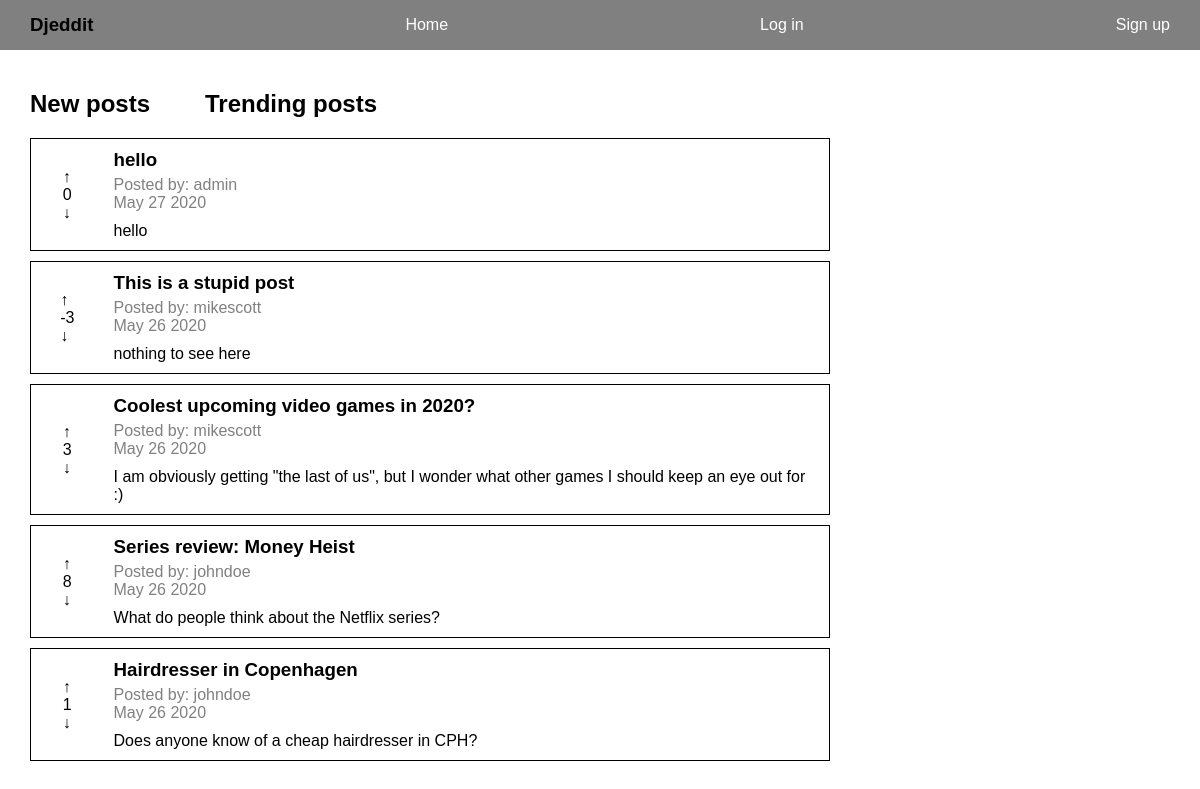
The page /reddit/ on the database as committed earlier.
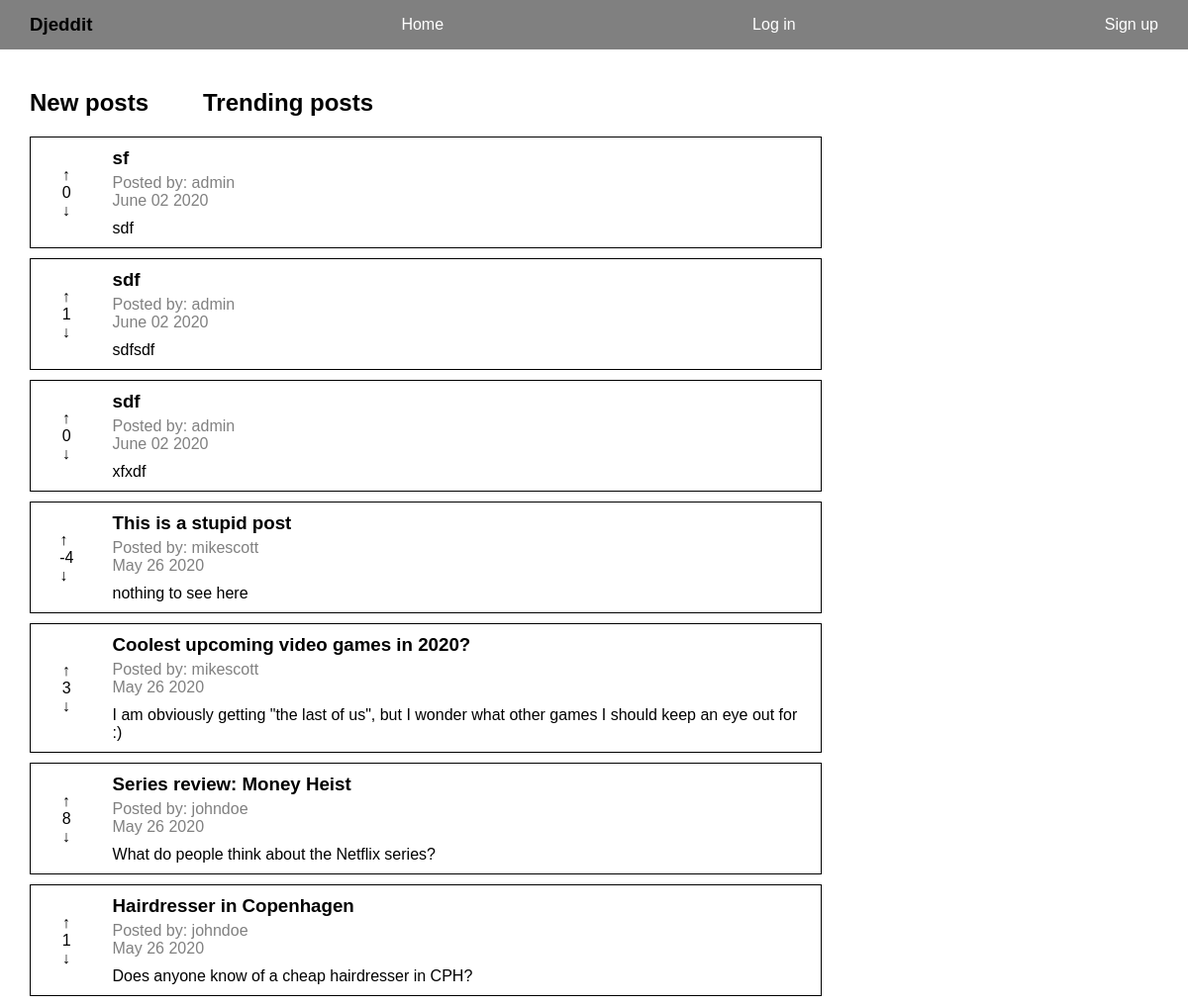
The same page on the database as committed later.
### reddit_app/models.py (models this page shows, shortened)
class Post(models.Model):
    title = models.CharField(max_length=200)
    author = models.ForeignKey(User, on_delete=models.CASCADE)
    text = models.TextField()
    votes = models.IntegerField(default=0)
    created_at = models.DateTimeField(auto_now_add=True)
    def date_posted(self):
        return self.created_at.strftime('%B %d %Y')

### reddit_app/views.py (the view)
# urls.py: path("", views.index, name="index"),
def index(request):
    posts = Post.objects.all().order_by('-created_at')
    context = {"posts": posts}
    return render(request, "reddit_app/index.html", context)

### templates/reddit_app/index.html (shortened to what this page needs)
{% extends "base.html" %}
{% block content %}
<div class="post-nav">
    <a href="{% url 'reddit_app:index' %}">
        <h2>New posts</h2>
    </a>
    <a href="{% url 'reddit_app:trending' %}">
        <h2>Trending posts</h2>
    </a>
</div>
<div id="posts">
    {% if posts.count %}
        {% for post in posts %}
            <div class="post-container post-{{post.id}}" style="border: 1px solid black; margin-bottom: 10px;">
                <div>
                    <p class="upvote post-vote" data-votes="{{post.votes}}" data-postid="{{ post.id }}" data-userid="{{ user.id }}">&uarr;</p>
                    <p class="votes">{{post.votes}}</p>
                    <p class="downvote post-vote" data-votes="{{post.votes}}" data-postid="{{ post.id }}" data-userid="{{ user.id }}">&darr;</p>
                </div>
                <div class="post">
                    <a href={% url 'reddit_app:single_post' post.id %}>
                        <h3>{{post.title}}</h3>
                        <div class="post-info">
                            <span>Posted by: {{post.author}}</span>
                            <p>{{post.date_posted}}</p>
                        </div>
                        <p>{{post.text}}</p>
                    </a>
                </div>
            </div>
        {% endfor %}
    {% else %}
        <p>There are no posts</p>
    {% endif %}
</div>
{% load static %}
{% endblock content %}

Rows that differ between the two databases and show on the page:
removed Post: votes "0", title "hello", author "admin", date_posted "May 27 2020", text "hello"
added Post: votes "0", title "sf", author "admin", date_posted "June 02 2020", text "sdf"
added Post: votes "1", title "sdf", author "admin", date_posted "June 02 2020", text "sdfsdf"
added Post: votes "0", title "sdf", author "admin", date_posted "June 02 2020", text "xfxdf"
changed Post "This is a stupid post": votes "-3" → "-4"
